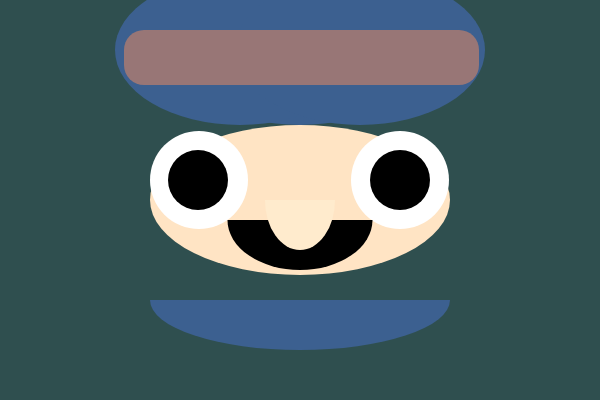
Frame 1 (no input)
Frame 60 (no input): identical to frame 1, image omitted
Frame 120 (the mouse pressed at the canvas centre since frame 60): identical to frame 1, image omitted

The p5.js sketch that drew this single still picture (run headless with seeded random() and noise() and a simulated clock; from frame 60 on, the mouse is pressed at the canvas centre):

// p5.js sketch
// ── sketch.js
/*
 self portriat with veriables
 by Alex
 9/17/2019
*/

var faceSize = 300;
var x= 300;
var y= 200;

function setup() {
    createCanvas(600, 400);
}

function draw() {
    background("DarkSlateGrey ");
    
    fill("Bisque")
    noStroke();
	ellipse(x, y,faceSize, faceSize/2); //face 
    
   
    fill("White")
    ellipse(400, 180, 98); //right eye
    fill("Black")
    ellipse(400, 180, 60) //right eye 
    
    fill("White")
    ellipse(199, 180, 98); //left eye
    fill("Black")
    ellipse(198, 180, 60)
    

    arc(x,220, 145, 100, 0, PI); //mouth
    fill("BlanchedAlmond ")
    strokeWeight(10);
    arc(x, y,  70, 100, 0, PI); //nose
    
    fill("	#3c6090")
    arc(x, x, x, 100, 0, PI); //hat 
    ellipse(x, 50, 250, 150);//hat
    ellipse(240, 50, 250, 150);//hat
    ellipse(360, 50, 250, 150);//hat
    
    fill("#987676")
    rect(124, 30, 355, 55, 20);
    
    
    
    
  
    
    
    
    
    
    
    
    
    
    
    
    
}
